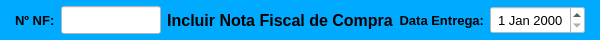
     <widget class="QWidget" name="widget_cabecalho" native="true">
      <property name="sizePolicy">
       <sizepolicy hsizetype="Preferred" vsizetype="Fixed">
        <horstretch>0</horstretch>
        <verstretch>0</verstretch>
       </sizepolicy>
      </property>
      <property name="minimumSize">
       <size>
        <width>0</width>
        <height>40</height>
       </size>
      </property>
      <property name="maximumSize">
       <size>
        <width>16777215</width>
        <height>40</height>
       </size>
      </property>
      <property name="styleSheet">
       <string notr="true">background-color: rgb(0, 170, 255);</string>
      </property>
      <layout class="QHBoxLayout" name="horizontalLayout_3">
       <property name="spacing">
        <number>6</number>
       </property>
       <property name="leftMargin">
        <number>15</number>
       </property>
       <property name="topMargin">
        <number>6</number>
       </property>
       <property name="rightMargin">
        <number>15</number>
       </property>
       <property name="bottomMargin">
        <number>6</number>
       </property>
       <item>
        <widget class="QLabel" name="label_4">
         <property name="sizePolicy">
          <sizepolicy hsizetype="Fixed" vsizetype="Preferred">
           <horstretch>0</horstretch>
           <verstretch>0</verstretch>
          </sizepolicy>
         </property>
         <property name="maximumSize">
          <size>
           <width>40</width>
           <height>16777215</height>
          </size>
         </property>
         <property name="font">
          <font>
           <pointsize>10</pointsize>
           <weight>75</weight>
           <bold>true</bold>
          </font>
         </property>
         <property name="text">
          <string>Nº NF:</string>
         </property>
         <property name="alignment">
          <set>Qt::AlignLeading|Qt::AlignLeft|Qt::AlignVCenter</set>
         </property>
        </widget>
       </item>
       <item>
        <widget class="QLineEdit" name="line_NumNF">
         <property name="sizePolicy">
          <sizepolicy hsizetype="Fixed" vsizetype="Preferred">
           <horstretch>0</horstretch>
           <verstretch>0</verstretch>
          </sizepolicy>
         </property>
         <property name="minimumSize">
          <size>
           <width>100</width>
           <height>0</height>
          </size>
         </property>
         <property name="maximumSize">
          <size>
           <width>100</width>
           <height>16777215</height>
          </size>
         </property>
         <property name="font">
          <font>
           <pointsize>9</pointsize>
          </font>
         </property>
         <property name="styleSheet">
          <string notr="true">background-color: rgb(255, 255, 255);</string>
         </property>
         <property name="alignment">
          <set>Qt::AlignCenter</set>
         </property>
        </widget>
       </item>
       <item>
        <widget class="QLabel" name="label_18">
         <property name="font">
          <font>
           <pointsize>12</pointsize>
           <weight>75</weight>
           <bold>true</bold>
          </font>
         </property>
         <property name="text">
          <string>Incluir Nota Fiscal de Compra</string>
         </property>
         <property name="alignment">
          <set>Qt::AlignCenter</set>
         </property>
        </widget>
       </item>
       <item>
        <widget class="QLabel" name="label_12">
         <property name="sizePolicy">
          <sizepolicy hsizetype="Fixed" vsizetype="Preferred">
           <horstretch>0</horstretch>
           <verstretch>0</verstretch>
          </sizepolicy>
         </property>
         <property name="maximumSize">
          <size>
           <width>111</width>
           <height>16777215</height>
          </size>
         </property>
         <property name="font">
          <font>
           <pointsize>10</pointsize>
           <weight>75</weight>
           <bold>true</bold>
          </font>
         </property>
         <property name="text">
          <string>Data Entrega:</string>
         </property>
         <property name="alignment">
          <set>Qt::AlignRight|Qt::AlignTrailing|Qt::AlignVCenter</set>
         </property>
        </widget>
       </item>
       <item>
        <widget class="QDateEdit" name="date_Entrega">
         <property name="sizePolicy">
          <sizepolicy hsizetype="Fixed" vsizetype="Preferred">
           <horstretch>0</horstretch>
           <verstretch>0</verstretch>
          </sizepolicy>
         </property>
         <property name="maximumSize">
          <size>
           <width>95</width>
           <height>16777215</height>
          </size>
         </property>
         <property name="font">
          <font>
           <pointsize>10</pointsize>
          </font>
         </property>
         <property name="styleSheet">
          <string notr="true">background-color: rgb(255, 255, 255);</string>
         </property>
         <property name="alignment">
          <set>Qt::AlignCenter</set>
         </property>
        </widget>
       </item>
      </layout>
     </widget>
